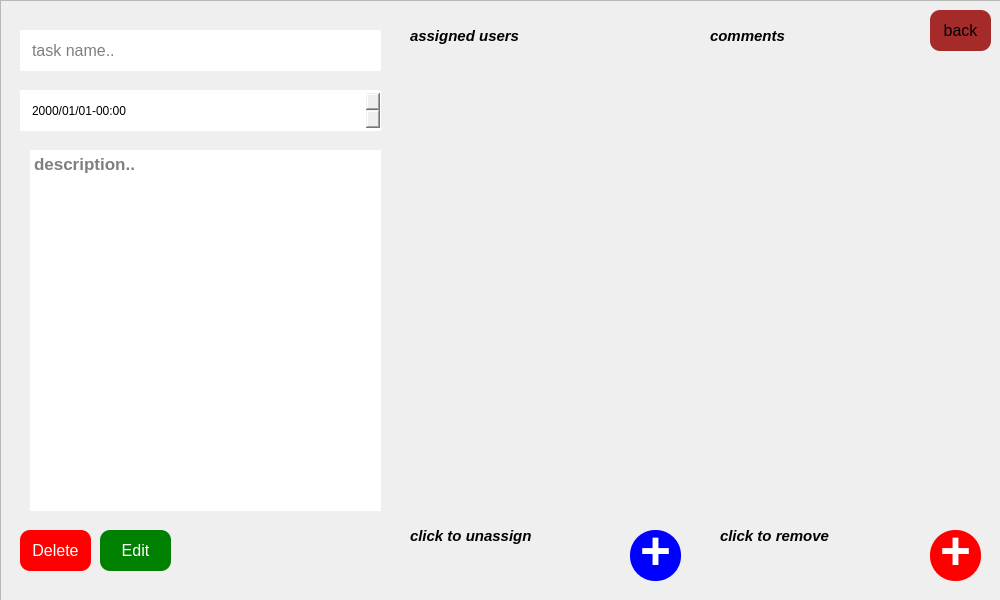
<?xml version="1.0" encoding="UTF-8"?>
<ui version="4.0">
 <class>task</class>
 <widget class="QWidget" name="task">
  <property name="geometry">
   <rect>
    <x>0</x>
    <y>0</y>
    <width>1000</width>
    <height>600</height>
   </rect>
  </property>
  <property name="windowTitle">
   <string>Form</string>
  </property>
  <widget class="QFrame" name="frame">
   <property name="geometry">
    <rect>
     <x>0</x>
     <y>0</y>
     <width>1001</width>
     <height>601</height>
    </rect>
   </property>
   <property name="styleSheet">
    <string notr="true">background:&quot;#bbbcb6&quot;;</string>
   </property>
   <property name="frameShape">
    <enum>QFrame::StyledPanel</enum>
   </property>
   <property name="frameShadow">
    <enum>QFrame::Raised</enum>
   </property>
   <widget class="QLineEdit" name="name">
    <property name="geometry">
     <rect>
      <x>20</x>
      <y>30</y>
      <width>361</width>
      <height>41</height>
     </rect>
    </property>
    <property name="font">
     <font>
      <pointsize>12</pointsize>
     </font>
    </property>
    <property name="styleSheet">
     <string notr="true">background:&quot;#fbd9b1&quot;;
border:none;
border-radius:2;
padding-left:10;</string>
    </property>
    <property name="text">
     <string/>
    </property>
    <property name="placeholderText">
     <string>task name..</string>
    </property>
   </widget>
   <widget class="QLabel" name="error">
    <property name="geometry">
     <rect>
      <x>190</x>
      <y>540</y>
      <width>191</width>
      <height>21</height>
     </rect>
    </property>
    <property name="font">
     <font>
      <pointsize>13</pointsize>
      <italic>true</italic>
      <bold>true</bold>
     </font>
    </property>
    <property name="styleSheet">
     <string notr="true">color : red;
</string>
    </property>
    <property name="text">
     <string/>
    </property>
   </widget>
   <widget class="QTextEdit" name="description">
    <property name="geometry">
     <rect>
      <x>20</x>
      <y>150</y>
      <width>361</width>
      <height>361</height>
     </rect>
    </property>
    <property name="font">
     <font>
      <pointsize>13</pointsize>
      <bold>true</bold>
     </font>
    </property>
    <property name="styleSheet">
     <string notr="true">background:&quot;#fbd9b1&quot;;
border:none;
border-radius:5;
padding-left:10;</string>
    </property>
    <property name="html">
     <string>&lt;!DOCTYPE HTML PUBLIC &quot;-//W3C//DTD HTML 4.0//EN&quot; &quot;http://www.w3.org/TR/REC-html40/strict.dtd&quot;&gt;
&lt;html&gt;&lt;head&gt;&lt;meta name=&quot;qrichtext&quot; content=&quot;1&quot; /&gt;&lt;meta charset=&quot;utf-8&quot; /&gt;&lt;style type=&quot;text/css&quot;&gt;
p, li { white-space: pre-wrap; }
hr { height: 1px; border-width: 0; }
li.unchecked::marker { content: &quot;\2610&quot;; }
li.checked::marker { content: &quot;\2612&quot;; }
&lt;/style&gt;&lt;/head&gt;&lt;body style=&quot; font-family:'Segoe UI'; font-size:13pt; font-weight:700; font-style:normal;&quot;&gt;
&lt;p style=&quot;-qt-paragraph-type:empty; margin-top:0px; margin-bottom:0px; margin-left:0px; margin-right:0px; -qt-block-indent:0; text-indent:0px; font-weight:300;&quot;&gt;&lt;br /&gt;&lt;/p&gt;&lt;/body&gt;&lt;/html&gt;</string>
    </property>
    <property name="placeholderText">
     <string>description..</string>
    </property>
   </widget>
   <widget class="QDateTimeEdit" name="date">
    <property name="geometry">
     <rect>
      <x>20</x>
      <y>90</y>
      <width>361</width>
      <height>41</height>
     </rect>
    </property>
    <property name="styleSheet">
     <string notr="true">background:&quot;#fbd9b1&quot;;
border:none;
border-radius:2;
padding-left:10;</string>
    </property>
    <property name="displayFormat">
     <string>yyyy/MM/dd-hh:mm</string>
    </property>
    <property name="calendarPopup">
     <bool>false</bool>
    </property>
    <property name="timeSpec">
     <enum>Qt::LocalTime</enum>
    </property>
   </widget>
   <widget class="QPushButton" name="edit">
    <property name="geometry">
     <rect>
      <x>100</x>
      <y>530</y>
      <width>71</width>
      <height>41</height>
     </rect>
    </property>
    <property name="font">
     <font>
      <pointsize>12</pointsize>
     </font>
    </property>
    <property name="cursor">
     <cursorShape>PointingHandCursor</cursorShape>
    </property>
    <property name="styleSheet">
     <string notr="true">QPushButton{background:green;
border:none;
border-radius:10px;
color:white;}
QPushButton:hover{
background:white;
color:green;
font-weight:bold;
}</string>
    </property>
    <property name="text">
     <string>Edit</string>
    </property>
   </widget>
   <widget class="QPushButton" name="remove">
    <property name="geometry">
     <rect>
      <x>20</x>
      <y>530</y>
      <width>71</width>
      <height>41</height>
     </rect>
    </property>
    <property name="font">
     <font>
      <pointsize>12</pointsize>
     </font>
    </property>
    <property name="cursor">
     <cursorShape>PointingHandCursor</cursorShape>
    </property>
    <property name="styleSheet">
     <string notr="true">QPushButton{background:red;
border:none;
border-radius:10px;
color:white;}
QPushButton:hover{
background:white;
color:red;
font-weight:bold;
}</string>
    </property>
    <property name="text">
     <string>Delete</string>
    </property>
   </widget>
   <widget class="QLabel" name="label_2">
    <property name="geometry">
     <rect>
      <x>710</x>
      <y>20</y>
      <width>151</width>
      <height>31</height>
     </rect>
    </property>
    <property name="font">
     <font>
      <pointsize>11</pointsize>
      <italic>true</italic>
      <bold>true</bold>
     </font>
    </property>
    <property name="styleSheet">
     <string notr="true">color:black;</string>
    </property>
    <property name="text">
     <string>comments</string>
    </property>
   </widget>
   <widget class="QLabel" name="label_3">
    <property name="geometry">
     <rect>
      <x>410</x>
      <y>20</y>
      <width>151</width>
      <height>31</height>
     </rect>
    </property>
    <property name="font">
     <font>
      <pointsize>11</pointsize>
      <italic>true</italic>
      <bold>true</bold>
     </font>
    </property>
    <property name="styleSheet">
     <string notr="true">color:black;</string>
    </property>
    <property name="text">
     <string>assigned users</string>
    </property>
   </widget>
   <widget class="QScrollArea" name="users">
    <property name="geometry">
     <rect>
      <x>410</x>
      <y>60</y>
      <width>271</width>
      <height>451</height>
     </rect>
    </property>
    <property name="styleSheet">
     <string notr="true">border:none;</string>
    </property>
    <property name="widgetResizable">
     <bool>true</bool>
    </property>
    <widget class="QWidget" name="scrollAreaWidgetContents">
     <property name="geometry">
      <rect>
       <x>0</x>
       <y>0</y>
       <width>271</width>
       <height>451</height>
      </rect>
     </property>
    </widget>
   </widget>
   <widget class="QScrollArea" name="comments">
    <property name="geometry">
     <rect>
      <x>710</x>
      <y>60</y>
      <width>271</width>
      <height>451</height>
     </rect>
    </property>
    <property name="styleSheet">
     <string notr="true">border:none;</string>
    </property>
    <property name="widgetResizable">
     <bool>true</bool>
    </property>
    <widget class="QWidget" name="scrollAreaWidgetContents_3">
     <property name="geometry">
      <rect>
       <x>0</x>
       <y>0</y>
       <width>271</width>
       <height>451</height>
      </rect>
     </property>
    </widget>
   </widget>
   <widget class="QPushButton" name="addmember">
    <property name="geometry">
     <rect>
      <x>630</x>
      <y>530</y>
      <width>51</width>
      <height>51</height>
     </rect>
    </property>
    <property name="font">
     <font>
      <pointsize>40</pointsize>
      <bold>true</bold>
      <underline>false</underline>
     </font>
    </property>
    <property name="cursor">
     <cursorShape>PointingHandCursor</cursorShape>
    </property>
    <property name="autoFillBackground">
     <bool>false</bool>
    </property>
    <property name="styleSheet">
     <string notr="true">QPushButton{
background:blue;
border-radius:25;
padding-bottom:10;
color:white;}
QPushButton:hover{
background:white;
color:blue;
font-weight:bold;
}</string>
    </property>
    <property name="text">
     <string>+</string>
    </property>
    <property name="iconSize">
     <size>
      <width>20</width>
      <height>20</height>
     </size>
    </property>
    <property name="checkable">
     <bool>false</bool>
    </property>
    <property name="autoRepeat">
     <bool>false</bool>
    </property>
    <property name="autoDefault">
     <bool>false</bool>
    </property>
    <property name="flat">
     <bool>false</bool>
    </property>
   </widget>
   <widget class="QPushButton" name="addcomment">
    <property name="geometry">
     <rect>
      <x>930</x>
      <y>530</y>
      <width>51</width>
      <height>51</height>
     </rect>
    </property>
    <property name="font">
     <font>
      <pointsize>40</pointsize>
      <bold>true</bold>
      <underline>false</underline>
     </font>
    </property>
    <property name="cursor">
     <cursorShape>PointingHandCursor</cursorShape>
    </property>
    <property name="autoFillBackground">
     <bool>false</bool>
    </property>
    <property name="styleSheet">
     <string notr="true">QPushButton{
background:red;
border-radius:25;
padding-bottom:10;
color:white;}
QPushButton:hover{
background:white;
color:red;
font-weight:bold;
}</string>
    </property>
    <property name="text">
     <string>+</string>
    </property>
    <property name="iconSize">
     <size>
      <width>20</width>
      <height>20</height>
     </size>
    </property>
    <property name="checkable">
     <bool>false</bool>
    </property>
    <property name="autoRepeat">
     <bool>false</bool>
    </property>
    <property name="autoDefault">
     <bool>false</bool>
    </property>
    <property name="flat">
     <bool>false</bool>
    </property>
   </widget>
   <widget class="QLabel" name="unassign">
    <property name="geometry">
     <rect>
      <x>410</x>
      <y>520</y>
      <width>151</width>
      <height>31</height>
     </rect>
    </property>
    <property name="font">
     <font>
      <pointsize>11</pointsize>
      <italic>true</italic>
      <bold>true</bold>
     </font>
    </property>
    <property name="styleSheet">
     <string notr="true">color:black;</string>
    </property>
    <property name="text">
     <string>click to unassign</string>
    </property>
   </widget>
   <widget class="QPushButton" name="back">
    <property name="geometry">
     <rect>
      <x>930</x>
      <y>10</y>
      <width>61</width>
      <height>41</height>
     </rect>
    </property>
    <property name="font">
     <font>
      <pointsize>12</pointsize>
     </font>
    </property>
    <property name="cursor">
     <cursorShape>PointingHandCursor</cursorShape>
    </property>
    <property name="styleSheet">
     <string notr="true">background:brown;
border-radius:10;</string>
    </property>
    <property name="text">
     <string>back</string>
    </property>
   </widget>
   <widget class="QLabel" name="labelremove">
    <property name="geometry">
     <rect>
      <x>720</x>
      <y>520</y>
      <width>151</width>
      <height>31</height>
     </rect>
    </property>
    <property name="font">
     <font>
      <pointsize>11</pointsize>
      <italic>true</italic>
      <bold>true</bold>
     </font>
    </property>
    <property name="styleSheet">
     <string notr="true">color:black;</string>
    </property>
    <property name="text">
     <string>click to remove</string>
    </property>
   </widget>
  </widget>
 </widget>
 <resources/>
 <connections/>
</ui>
